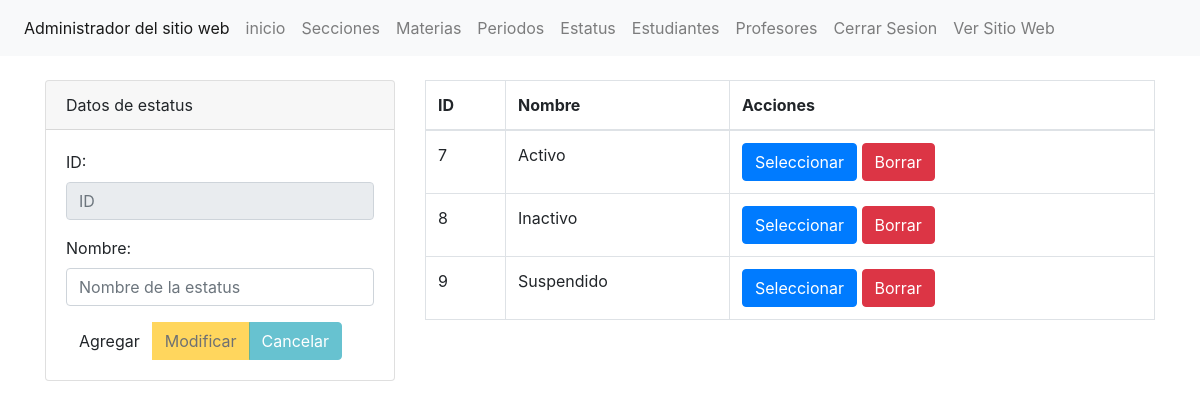
The app's page /educativo0.1/administrador/seccion/estatus.php (signed in) with its own data.
### tables this page shows
CREATE TABLE `estatus` (
  `id_estatus` int(10) NOT NULL AUTO_INCREMENT,
  `nombre_estatus` varchar(150) NOT NULL,
  PRIMARY KEY (`id_estatus`)
);

### educativo0.1/administrador/seccion/estatus.php (the view, shortened to what this page needs)
<?php include('../template/cabecera.php');    ?>
<?php
    $txtID=(isset($_POST['txtID']))?$_POST['txtID']:"";
    $txtNombre=(isset($_POST['txtNombre']))?$_POST['txtNombre']:"";
    $accion=(isset($_POST['accion']))?$_POST['accion']:"";
    include('../config/db.php');
    $sentenciaSQL= $conexion->prepare("SELECT `estatus`.* FROM `estatus`;");
    $sentenciaSQL->execute();
    $listaestatuss=$sentenciaSQL->fetchAll(PDO::FETCH_ASSOC);
?>
<div class="col-md-4">
    <div class="card">
        <div class="card-header">
            Datos de estatus
        </div>
        <div class="card-body">
        <form method="POST" >
            <div class = "form-group">
            <label for="txtID">ID:</label>
            <input type="text" required readonly class="form-control" value="<?php echo $txtID;?>" name="txtID" id="txtID"  placeholder="ID">
            </div>
            <div class = "form-group">
            <label for="txtNombre">Nombre: </label>
            <input type="text" required class="form-control"  value="<?php echo $txtNombre;?>" name="txtNombre" id="txtNombre"  placeholder="Nombre de la estatus">
            </div>
            <div class="btn-group" role="group" aria-label="">
                <button type="submit" name="accion" <?php echo ($accion=="Seleccionar")?"disabled":"" ?> Value="Agregar" class="btn btn-succes">Agregar</button>
                <button type="submit" name="accion" <?php echo ($accion!="Seleccionar")?"disabled":"" ?> Value="Modificar" class="btn btn-warning">Modificar</button>
                <button type="submit" name="accion" <?php echo ($accion!="Seleccionar")?"disabled":"" ?> Value="Cancelar" class="btn btn-info">Cancelar</button>
            </div>
        </form>
     </div>
 </div>
</div>
<div class="col-md-8">
    <table class="table table-bordered">
        <thead>
            <tr>
                <th>ID</th>
                <th>Nombre</th>
                <th>Acciones</th>
            </tr>
        </thead>
        <tbody>
            <?php foreach ($listaestatuss as $estatus){?>
            <tr>
                <td><?php echo $estatus['id_estatus'];?></td>
                <td><?php echo $estatus['nombre_estatus'];?></td>
                <td>
                    <form method="post">
                        <input type="submit" name="accion" value="Seleccionar" class="btn btn-primary">
                        <input type="submit" name="accion" value="Borrar" class="btn btn-danger">
                    </form>
                </td>
            </tr>
           <?php } ?>
        </tbody>
    </table>
</div>
<?php include('../template/pie.php');

### records on screen
estatus: id_estatus "7", nombre_estatus "Activo"
estatus: id_estatus "8", nombre_estatus "Inactivo"
estatus: id_estatus "9", nombre_estatus "Suspendido"
